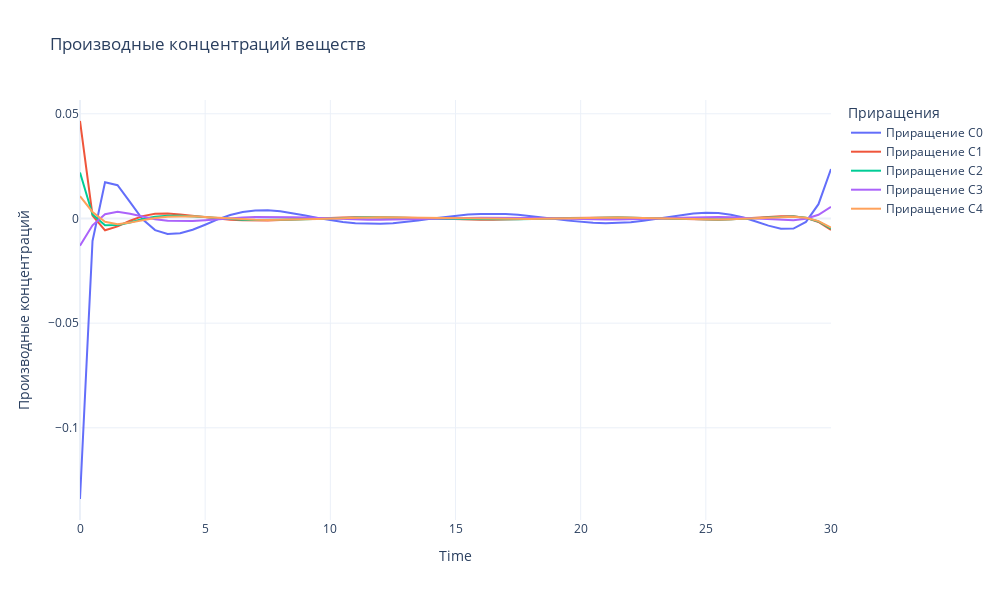

This figure's notebook cell:
### Markdown cell above
### Визуализация в plotly

### Code cell
fig = go.Figure()

# Добавляем линии для каждого вещества
for i in range(N_SUBSTANCE):
    fig.add_trace(go.Scatter(
        x=tsteps, 
        y=dydt_eval[i] - dydt_pred[i], 
        mode='lines', 
        name=f'Приращение C{i}'
    ))

# Настройки графика
fig.update_layout(
    title='Производные концентраций веществ',
    xaxis_title='Time',
    yaxis_title='Производные концентраций',
    legend_title='Приращения',
    template='plotly_white',
    width=1000,  # Ширина холста
    height=600   # Высота холста
)

fig.show()
